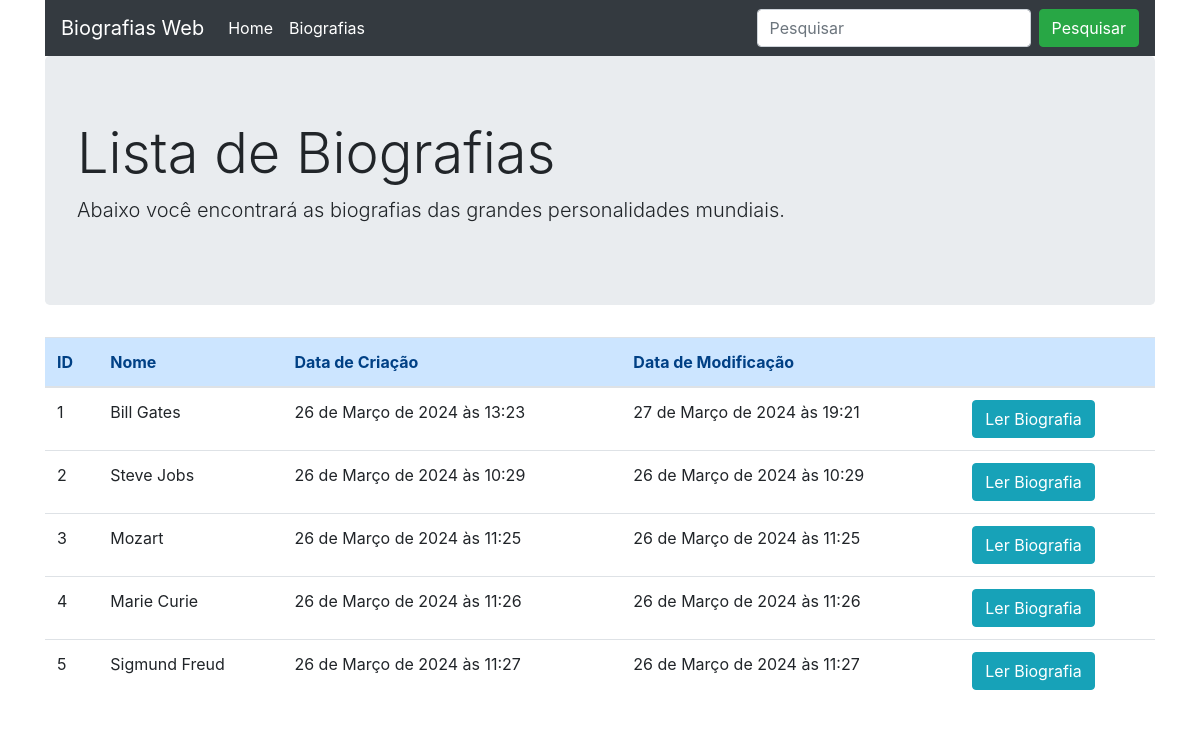
The app's page /lista/ with its own data.
### core/models.py (models this page shows, shortened)
class Pessoa(models.Model):
    nome = models.CharField(max_length=200)
    biografia = models.TextField()
    url_foto = models.CharField(max_length=1000)
    data_criacao = models.DateTimeField(auto_now_add=True)
    data_modificao = models.DateTimeField(auto_now=True)

### core/views.py (the view)
# urls.py: path('lista/',views.lista, name='lista'),
def lista(request):
    pesquisa = request.GET.get('pesquisa')
    if pesquisa:
        pessoas = Pessoa.objects.filter(biografia__contains= pesquisa)
    else:
        pessoas = Pessoa.objects.all()
    context = {
            'pessoas': pessoas
    }
    return render(request, 'core/lista.html', context= context)

### core/templates/core/lista.html (shortened to what this page needs)
{% extends 'base.html' %}
{% block content%}
<div class="jumbotron">
    <h1 class="display-4">Lista de Biografias</h1>
    <p class="lead">Abaixo você encontrará as biografias das grandes personalidades mundiais.</p>
</div>
<table class="table">
    <thead>
    <tr class ='alert-primary'>
        <th>ID</th>
        <th>Nome</th>
        <th>Data de Criação</th>
        <th>Data de Modificação</th>
        <th></th>
    </tr>
    </thead>
    <tbody>
    {%for pessoa in pessoas %}
    <tr>
        <td> {{pessoa.id}}</td>
        <td> {{pessoa.nome}}</td>
        <td> {{pessoa.data_criacao}}</td>
        <td> {{pessoa.data_modificao}}</td>
        <td>
            <a class="btn btn-info" href="{% url 'detalhe' pessoa.id %}">Ler Biografia</a>
        </td>
    </tr>
    {% endfor%}
    </tbody>
</table>
{% endblock%}

### core/templates/base.html (shortened to what this page needs)
<!doctype html>
<html lang="en">
  <head>
    <link rel="stylesheet" href="https://cdn.jsdelivr.net/npm/bootstrap@4.5.3/dist/css/bootstrap.min.css">
  </head>
  <body>
    <div class ='container'>
      {% include 'core/navbar.html'%}
    </div>
    <div class="container">
        {% block content%}
        {% endblock%}
  </body>
</html>

### core/templates/core/navbar.html (shortened to what this page needs)
<nav class="navbar navbar-expand-lg navbar-dark bg-dark">
  <a class="navbar-brand" href="{% url 'index'%}">Biografias Web</a>
  <div class="collapse navbar-collapse" id="navbarSupportedContent">
    <ul class="navbar-nav mr-auto">
      <li class="nav-item active">
        <a class="nav-link" href="{% url 'index'%}">Home </a>
      </li>
      <li class="nav-item active">
        <a class="nav-link" href="{%url 'lista' %}">Biografias </a>
      </li>
    </ul>
    <form class="form-inline my-2 my-lg-0" action = "{% url 'lista' %}" , method = "get">
      <input class="form-control mr-sm-2" type="search" name= "pesquisa" placeholder="Pesquisar" aria-label="Search">
      <button class="btn btn-success my-2 my-sm-0" type="submit">Pesquisar</button>
    </form>
  </div>
</nav>

### records on screen
Pessoa: id "1", nome "Bill Gates", data_criacao "26 de Março de 2024 às 13:23", data_modificao "27 de Março de 2024 às 19:21"
Pessoa: id "2", nome "Steve Jobs", data_criacao "26 de Março de 2024 às 10:29", data_modificao "26 de Março de 2024 às 10:29"
Pessoa: id "3", nome "Mozart", data_criacao "26 de Março de 2024 às 11:25", data_modificao "26 de Março de 2024 às 11:25"
Pessoa: id "4", nome "Marie Curie", data_criacao "26 de Março de 2024 às 11:26", data_modificao "26 de Março de 2024 às 11:26"
Pessoa: id "5", nome "Sigmund Freud", data_criacao "26 de Março de 2024 às 11:27", data_modificao "26 de Março de 2024 às 11:27"
